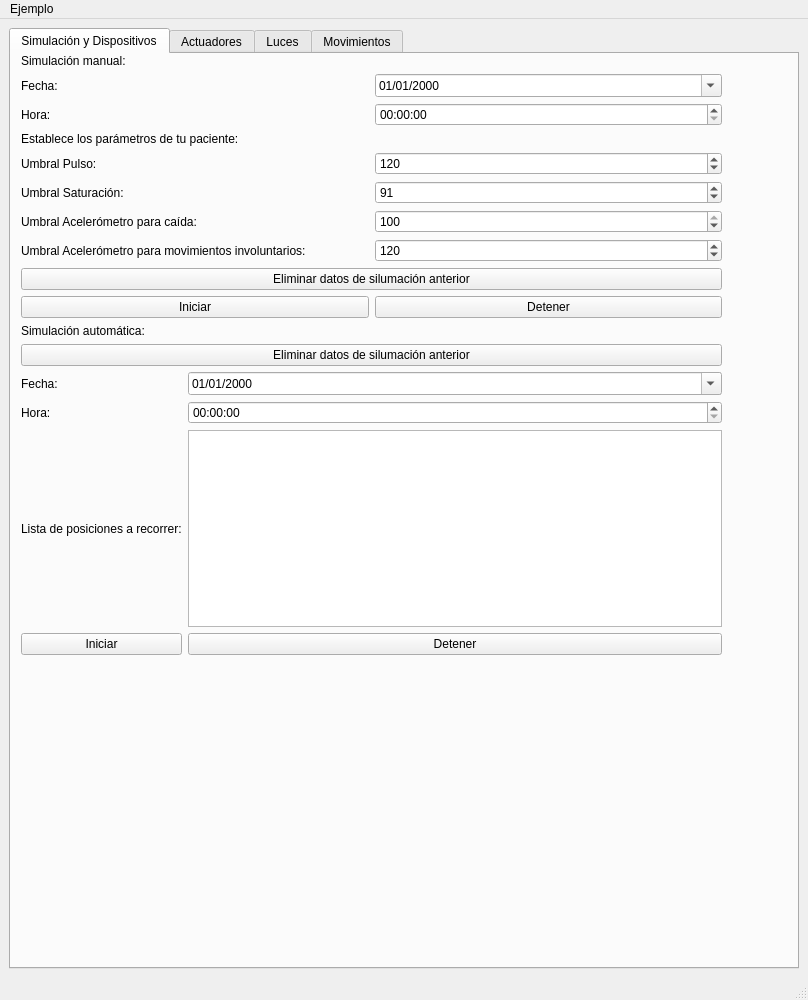
<?xml version="1.0" encoding="UTF-8"?>
<ui version="4.0">
 <class>MainWindow</class>
 <widget class="QMainWindow" name="MainWindow">
  <property name="geometry">
   <rect>
    <x>0</x>
    <y>0</y>
    <width>808</width>
    <height>1000</height>
   </rect>
  </property>
  <property name="minimumSize">
   <size>
    <width>790</width>
    <height>750</height>
   </size>
  </property>
  <property name="focusPolicy">
   <enum>Qt::StrongFocus</enum>
  </property>
  <property name="windowTitle">
   <string>MainWindow</string>
  </property>
  <widget class="QWidget" name="centralwidget">
   <property name="sizePolicy">
    <sizepolicy hsizetype="Expanding" vsizetype="Expanding">
     <horstretch>0</horstretch>
     <verstretch>0</verstretch>
    </sizepolicy>
   </property>
   <layout class="QVBoxLayout" name="verticalLayout">
    <item>
     <widget class="QTabWidget" name="tabWidget">
      <property name="enabled">
       <bool>true</bool>
      </property>
      <property name="currentIndex">
       <number>0</number>
      </property>
      <widget class="QWidget" name="tab">
       <attribute name="title">
        <string>Simulación y Dispositivos</string>
       </attribute>
       <widget class="QWidget" name="verticalLayoutWidget">
        <property name="geometry">
         <rect>
          <x>10</x>
          <y>0</y>
          <width>701</width>
          <height>601</height>
         </rect>
        </property>
        <layout class="QVBoxLayout" name="verticalLayout_2">
         <item>
          <widget class="QLabel" name="label">
           <property name="text">
            <string>Simulación manual:</string>
           </property>
          </widget>
         </item>
         <item>
          <layout class="QGridLayout" name="gridLayout_3">
           <item row="1" column="0">
            <widget class="QLabel" name="label_13">
             <property name="text">
              <string>Fecha:</string>
             </property>
            </widget>
           </item>
           <item row="2" column="1">
            <widget class="QTimeEdit" name="timeEdit"/>
           </item>
           <item row="1" column="1">
            <widget class="QDateEdit" name="dateEdit">
             <property name="displayFormat">
              <string>dd/MM/yyyy</string>
             </property>
             <property name="calendarPopup">
              <bool>true</bool>
             </property>
            </widget>
           </item>
           <item row="2" column="0">
            <widget class="QLabel" name="label_14">
             <property name="text">
              <string>Hora:</string>
             </property>
            </widget>
           </item>
          </layout>
         </item>
         <item>
          <widget class="QLabel" name="label_2">
           <property name="text">
            <string>Establece los parámetros de tu paciente: </string>
           </property>
          </widget>
         </item>
         <item>
          <layout class="QHBoxLayout" name="horizontalLayout_2">
           <item>
            <widget class="QLabel" name="label_3">
             <property name="text">
              <string>Umbral Pulso: </string>
             </property>
            </widget>
           </item>
           <item>
            <widget class="QSpinBox" name="umbralPulso">
             <property name="maximum">
              <number>145</number>
             </property>
             <property name="value">
              <number>120</number>
             </property>
            </widget>
           </item>
          </layout>
         </item>
         <item>
          <layout class="QHBoxLayout" name="horizontalLayout_3">
           <item>
            <widget class="QLabel" name="label_4">
             <property name="text">
              <string>Umbral Saturación: </string>
             </property>
            </widget>
           </item>
           <item>
            <widget class="QSpinBox" name="umbralSaturacion">
             <property name="minimum">
              <number>85</number>
             </property>
             <property name="maximum">
              <number>100</number>
             </property>
             <property name="value">
              <number>91</number>
             </property>
            </widget>
           </item>
          </layout>
         </item>
         <item>
          <layout class="QHBoxLayout" name="horizontalLayout_4">
           <item>
            <widget class="QLabel" name="label_5">
             <property name="text">
              <string>Umbral Acelerómetro para caída:</string>
             </property>
            </widget>
           </item>
           <item>
            <widget class="QSpinBox" name="umbralAcelerometroCaida">
             <property name="maximum">
              <number>100</number>
             </property>
             <property name="value">
              <number>100</number>
             </property>
            </widget>
           </item>
          </layout>
         </item>
         <item>
          <layout class="QHBoxLayout" name="horizontalLayout_7">
           <item>
            <widget class="QLabel" name="label_7">
             <property name="text">
              <string>Umbral Acelerómetro para movimientos involuntarios:</string>
             </property>
            </widget>
           </item>
           <item>
            <widget class="QSpinBox" name="umbralAcelerometroMovInv">
             <property name="minimum">
              <number>101</number>
             </property>
             <property name="maximum">
              <number>130</number>
             </property>
             <property name="value">
              <number>120</number>
             </property>
            </widget>
           </item>
          </layout>
         </item>
         <item>
          <widget class="QPushButton" name="pushButton_3">
           <property name="text">
            <string>Eliminar datos de silumación anterior</string>
           </property>
          </widget>
         </item>
         <item>
          <layout class="QHBoxLayout" name="horizontalLayout">
           <item>
            <widget class="QPushButton" name="pushButton_2">
             <property name="text">
              <string>Iniciar</string>
             </property>
            </widget>
           </item>
           <item>
            <widget class="QPushButton" name="pushButton">
             <property name="text">
              <string>Detener</string>
             </property>
            </widget>
           </item>
          </layout>
         </item>
         <item>
          <widget class="QLabel" name="label_8">
           <property name="text">
            <string>Simulación automática:</string>
           </property>
          </widget>
         </item>
         <item>
          <widget class="QPushButton" name="pushButton_5">
           <property name="text">
            <string>Eliminar datos de silumación anterior</string>
           </property>
          </widget>
         </item>
         <item>
          <layout class="QGridLayout" name="gridLayout">
           <item row="5" column="1">
            <widget class="QPushButton" name="pushButton_6">
             <property name="text">
              <string>Detener</string>
             </property>
            </widget>
           </item>
           <item row="3" column="0">
            <widget class="QLabel" name="label_19">
             <property name="text">
              <string>Hora:</string>
             </property>
            </widget>
           </item>
           <item row="5" column="0">
            <widget class="QPushButton" name="pushButton_4">
             <property name="text">
              <string>Iniciar</string>
             </property>
            </widget>
           </item>
           <item row="1" column="1">
            <widget class="QDateEdit" name="dateEdit_2">
             <property name="displayFormat">
              <string>dd/MM/yyyy</string>
             </property>
             <property name="calendarPopup">
              <bool>true</bool>
             </property>
            </widget>
           </item>
           <item row="3" column="1">
            <widget class="QTimeEdit" name="timeEdit_2"/>
           </item>
           <item row="4" column="1">
            <widget class="QTableWidget" name="tableWidget">
             <property name="baseSize">
              <size>
               <width>0</width>
               <height>200</height>
              </size>
             </property>
            </widget>
           </item>
           <item row="1" column="0">
            <widget class="QLabel" name="label_17">
             <property name="text">
              <string>Fecha:</string>
             </property>
            </widget>
           </item>
           <item row="4" column="0">
            <widget class="QLabel" name="label_20">
             <property name="text">
              <string>Lista de posiciones a recorrer:</string>
             </property>
            </widget>
           </item>
          </layout>
         </item>
        </layout>
       </widget>
      </widget>
      <widget class="QWidget" name="tab_2">
       <attribute name="title">
        <string>Actuadores</string>
       </attribute>
       <widget class="QWidget" name="verticalLayoutWidget_2">
        <property name="geometry">
         <rect>
          <x>0</x>
          <y>0</y>
          <width>721</width>
          <height>501</height>
         </rect>
        </property>
        <layout class="QVBoxLayout" name="verticalLayout_3"/>
       </widget>
      </widget>
      <widget class="QWidget" name="tab_3">
       <attribute name="title">
        <string>Luces</string>
       </attribute>
       <widget class="QWidget" name="verticalLayoutWidget_4">
        <property name="geometry">
         <rect>
          <x>0</x>
          <y>0</y>
          <width>781</width>
          <height>841</height>
         </rect>
        </property>
        <layout class="QVBoxLayout" name="verticalLayout_4"/>
       </widget>
      </widget>
      <widget class="QWidget" name="widget">
       <attribute name="title">
        <string>Movimientos</string>
       </attribute>
       <widget class="QWidget" name="verticalLayoutWidget_3">
        <property name="geometry">
         <rect>
          <x>10</x>
          <y>10</y>
          <width>721</width>
          <height>434</height>
         </rect>
        </property>
        <layout class="QVBoxLayout" name="verticalLayout_5">
         <item>
          <widget class="QLabel" name="label_15">
           <property name="text">
            <string>Selecciona el punto de inicio:</string>
           </property>
          </widget>
         </item>
         <item>
          <layout class="QGridLayout" name="gridLayout_5">
           <item row="0" column="0">
            <widget class="QPushButton" name="pushButton_31">
             <property name="text">
              <string>Baño</string>
             </property>
            </widget>
           </item>
           <item row="0" column="2">
            <widget class="QPushButton" name="pushButton_30">
             <property name="text">
              <string>Cocina</string>
             </property>
            </widget>
           </item>
           <item row="0" column="1">
            <widget class="QPushButton" name="pushButton_29">
             <property name="text">
              <string>Entrada</string>
             </property>
            </widget>
           </item>
           <item row="1" column="0">
            <widget class="QPushButton" name="pushButton_28">
             <property name="text">
              <string>Dormitorio</string>
             </property>
            </widget>
           </item>
           <item row="1" column="1">
            <widget class="QPushButton" name="pushButton_32">
             <property name="text">
              <string>Sala</string>
             </property>
            </widget>
           </item>
          </layout>
         </item>
         <item>
          <layout class="QHBoxLayout" name="horizontalLayout_6">
           <item>
            <widget class="QLabel" name="label_6">
             <property name="text">
              <string>Simulación de caída: </string>
             </property>
            </widget>
           </item>
          </layout>
         </item>
         <item>
          <layout class="QHBoxLayout" name="horizontalLayout_5">
           <item>
            <widget class="QPushButton" name="pushButton_17">
             <property name="text">
              <string>Alterar Acelerometro</string>
             </property>
            </widget>
           </item>
          </layout>
         </item>
         <item>
          <widget class="QLabel" name="label_18">
           <property name="text">
            <string>Alteración de valores:</string>
           </property>
          </widget>
         </item>
         <item>
          <layout class="QGridLayout" name="gridLayout_6">
           <item row="0" column="0">
            <widget class="QPushButton" name="pushButton_37">
             <property name="text">
              <string>Alterar Pulso</string>
             </property>
            </widget>
           </item>
           <item row="0" column="1">
            <widget class="QPushButton" name="pushButton_39">
             <property name="text">
              <string>Estabilizar Pulso</string>
             </property>
            </widget>
           </item>
           <item row="1" column="0">
            <widget class="QPushButton" name="pushButton_38">
             <property name="text">
              <string>Alterar Saturación</string>
             </property>
            </widget>
           </item>
           <item row="1" column="1">
            <widget class="QPushButton" name="pushButton_40">
             <property name="text">
              <string>Estabilizar Saturación</string>
             </property>
            </widget>
           </item>
          </layout>
         </item>
         <item>
          <widget class="QLabel" name="label_16">
           <property name="text">
            <string>Controles de movimiento:</string>
           </property>
          </widget>
         </item>
         <item>
          <layout class="QGridLayout" name="gridLayout_4">
           <item row="0" column="1">
            <widget class="QPushButton" name="pushButton_23">
             <property name="text">
              <string>Arriba</string>
             </property>
            </widget>
           </item>
           <item row="1" column="2">
            <widget class="QPushButton" name="pushButton_26">
             <property name="text">
              <string>Derecha</string>
             </property>
            </widget>
           </item>
           <item row="1" column="0">
            <widget class="QPushButton" name="pushButton_25">
             <property name="text">
              <string>Izquierda</string>
             </property>
            </widget>
           </item>
           <item row="1" column="1">
            <widget class="QPushButton" name="pushButton_24">
             <property name="text">
              <string>Encender</string>
             </property>
            </widget>
           </item>
           <item row="2" column="1">
            <widget class="QPushButton" name="pushButton_27">
             <property name="text">
              <string>Abajo</string>
             </property>
            </widget>
           </item>
          </layout>
         </item>
        </layout>
       </widget>
      </widget>
     </widget>
    </item>
   </layout>
  </widget>
  <widget class="QMenuBar" name="menubar">
   <property name="geometry">
    <rect>
     <x>0</x>
     <y>0</y>
     <width>808</width>
     <height>43</height>
    </rect>
   </property>
   <widget class="QMenu" name="menuEjemplo">
    <property name="title">
     <string>Ejemplo </string>
    </property>
   </widget>
   <addaction name="menuEjemplo"/>
  </widget>
  <widget class="QStatusBar" name="statusbar"/>
 </widget>
 <resources/>
 <connections/>
</ui>
